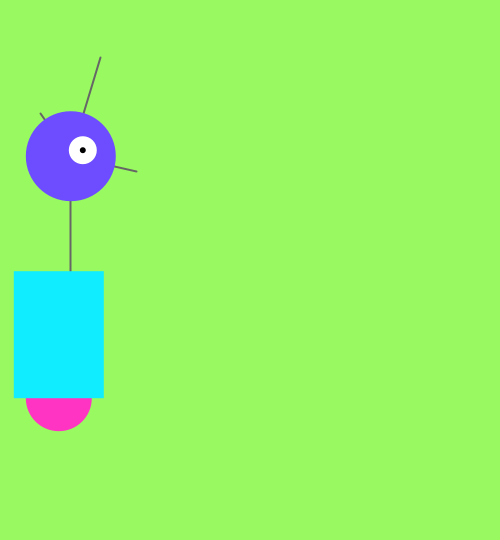
Frame 1 (no input)
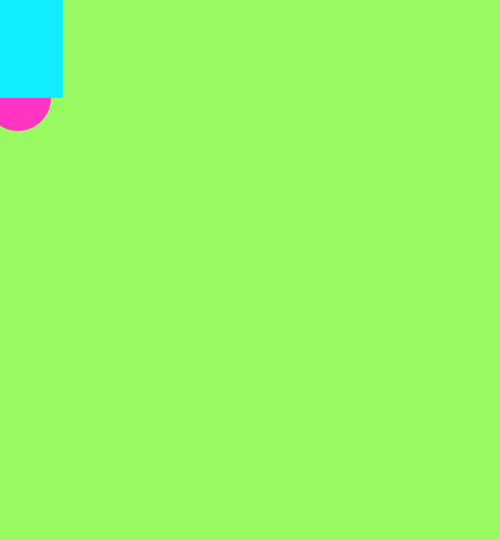
Frame 60 (the mouse pressed at the canvas centre just before this capture)
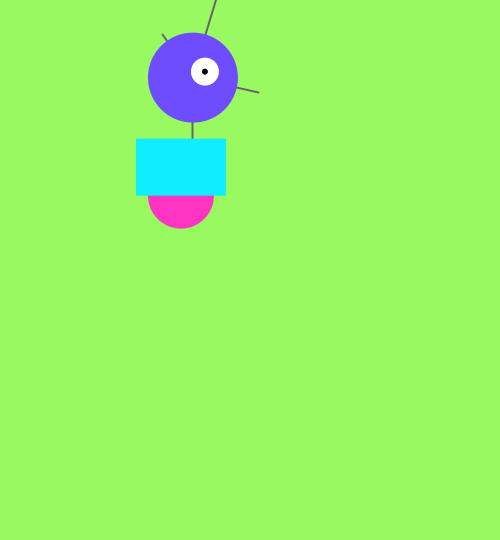
Frame 120 (the mouse held since frame 60 and released just before this capture)

The Processing sketch that drew these frames (run headless with seeded random() and noise(); from frame 60 on, the mouse is pressed at the canvas centre):

// Processing sketch: processing_101850
// ── processing_101850.pde

float x=60;
float y=440;
int radius=45;
int bodyHeight=160;
int neckHeight=70;

float easing=0.02;

void setup() {
  size(500 , 540);
  smooth();
  strokeWeight(2);
  ellipseMode(RADIUS);
}

void  draw() {
  
  int targetX=mouseX;
  x+=(targetX-x)*easing;
  int targetY=mouseY;
  y+=(targetY-y)*easing;
  
  if (mousePressed) {
    neckHeight=16;
    bodyHeight=90;
  } else {
    neckHeight=70;
    bodyHeight=160;
  }
  
  float ny=y-bodyHeight-neckHeight-radius;
  
  background(152, 250, 96);
  
  stroke(102);
  line(x+12, y-bodyHeight, x+12, ny);
  
  line(x+12, ny, x-18, ny-43);
  line(x+12, ny, x+42, ny-99);
  line(x+12, ny, x+78, ny+15);
  
  noStroke();
  fill(255, 52, 194);
  ellipse(x, y-33, 33, 33);
  fill(15, 237, 255);
  rect(x-45, y-bodyHeight, 90, bodyHeight-33);
  
  fill(109, 77, 255);
  ellipse(x+12, ny, radius, radius);
  fill(255);
  ellipse(x+24, ny-6, 14, 14);
  fill(0);
  ellipse(x+24, ny-6, 3, 3);
}
